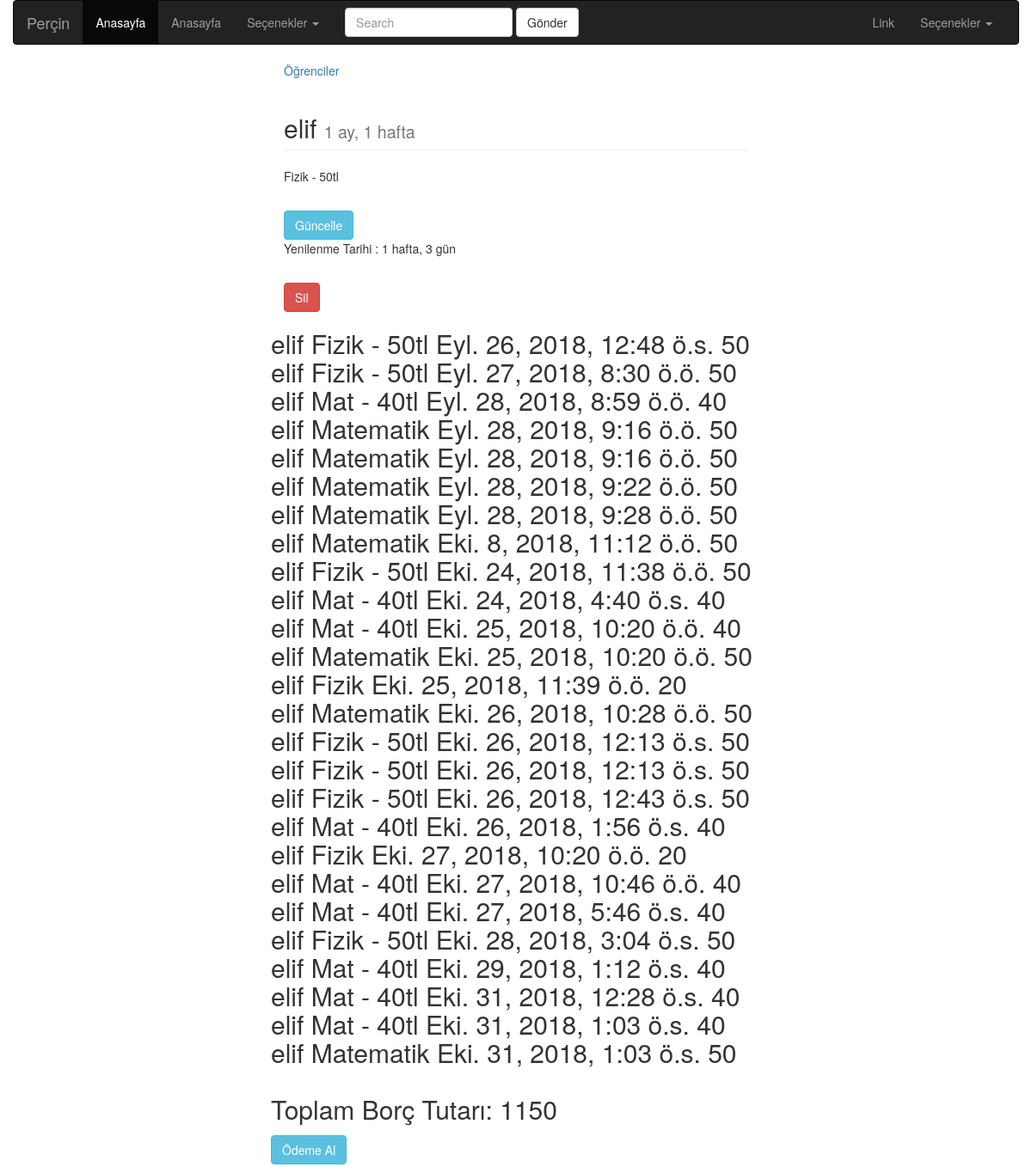
The page /hesap/detail/28/ on the database its author committed.
### hesap/models.py (models this page shows, shortened)
class Post(models.Model):
    title = models.CharField(max_length=250, blank=False, verbose_name='Ad ve Soyad Giriniz')
    ders = models.ForeignKey(to=Dersler, null=True, blank=False, verbose_name='Dersler',on_delete=models.CASCADE)
    icerik = models.ManyToManyField(Ogretmen, verbose_name='Öğretmen', help_text='Öğretmen Seçiniz')
    draft = models.BooleanField(default=False, verbose_name='Taslak olusturulsun mu?')
    img=models.ImageField(blank=True,verbose_name='Resim')
    created_date = models.DateTimeField(auto_now_add=True)  # sadece ilk oluşturulduğunda
    updated_date = models.DateTimeField(auto_now=True)  # her kayıt işleminde
    Tarih = models.DateTimeField(default=datetime.now() + timedelta(days=30))
    class Meta:
        verbose_name_plural = 'Gönderiler'
        ordering = ['created_date']  # oluşturulan zamana göre sıralama yapar

class Dersler(models.Model):
    ders_adi = models.CharField(max_length=100, default='', verbose_name='Ders Adi')
    kategori = models.ManyToManyField(Category, verbose_name='Ders', help_text='Ders seçiniz')
    class Meta:
        verbose_name_plural = 'Dersler'
    def __str__(self):
        return self.ders_adi

class Ucret(models.Model):
    ders = models.ForeignKey(Dersler,related_name='ders',on_delete=models.CASCADE,null=True, blank=False,verbose_name='Ders')
    ucret = models.IntegerField(null=False, verbose_name='Ucret', default=0)
    class Meta:
        verbose_name_plural = 'Ucret'

### hesap/views.py (the view)
# urls.py: url(r'^detail/(?P<pk>[0-9]+)/$', view=post_detail, name='post_detail'),
def post_detail(request, pk):
    instance = get_object_or_404(Post, pk=pk)
    secilen = None
    posts = Post.objects.filter(title=instance.title).exclude(pk=instance.pk)
    data = sum(posts.values_list('ders__ders__ucret', flat=True))
    ucret = 0
    return render(request, 'hesap/detail.html',
                  context={'post': instance, 'posts': posts, 'secilen': secilen, 'ucret': ucret, 'data': data})

### hesap/templatetags/hesap_tags.py (called while the page is built)
@register.filter
def get_ucret(post):
    if post is not None:
            ucret = Ucret.objects.get(ders=post.ders)
            adet_ucret = ucret.ucret
            return adet_ucret

### templates/hesap/detail.html
{% extends 'base.html' %}
{% load static %}
{% load hesap_tags %}
{% block icerik %}
    <div class="col-lg-6 col-lg-offset-3">
        <div><a href="{% url 'hesap:post_list' %}"> Öğrenciler </a></div>
        <h2 class="page-header">{{ post.title }}
            <small> {{ post.created_date | timesince }}</small>
        </h2>
        <p> {{ post.ders }}</p>
        <br>
        <a class="btn btn-info" href="{% url 'hesap:post_update' post.pk %}">Güncelle</a>
        <p> Yenilenme Tarihi : {{ post.updated_date | timesince }}</p>
        <br>
        <a class="btn btn-danger" href="{% url 'hesap:post_delete' post.pk %}">Sil</a>
       <h2>
    <div class="row">
        {% for same_post in posts %}
            {{ same_post.title }}
            {{ same_post.ders }}
            {{ same_post.Tarih }}
            {{ same_post|get_ucret}}
          <br>
        {% endfor %}
    <br>
        <p>Toplam Borç Tutarı: {{ data }}</p>
        <a class="btn btn-info" href="{% url 'hesap:odeme_al' post.pk %}">Ödeme Al</a>
    </div>
       </h2>
    </div>
{% endblock %}

### rows shown on the page
Post: title "elif", created_date "1 ay, 1 hafta", ders "Fizik - 50tl", updated_date "1 hafta, 3 gün"
Post: title "elif", ders "Fizik - 50tl", Tarih "Eyl. 26, 2018, 12:48 ö.s.", ders.ucret "50"
Post: title "elif", ders "Fizik - 50tl", Tarih "Eyl. 27, 2018, 8:30 ö.ö.", ders.ucret "50"
Post: title "elif", ders "Mat - 40tl", Tarih "Eyl. 28, 2018, 8:59 ö.ö.", ders.ucret "40"
Post: title "elif", ders "Matematik", Tarih "Eyl. 28, 2018, 9:16 ö.ö.", ders.ucret "50"
Post: title "elif", ders "Matematik", Tarih "Eyl. 28, 2018, 9:16 ö.ö.", ders.ucret "50"
Post: title "elif", ders "Matematik", Tarih "Eyl. 28, 2018, 9:22 ö.ö.", ders.ucret "50"
Post: title "elif", ders "Matematik", Tarih "Eyl. 28, 2018, 9:28 ö.ö.", ders.ucret "50"
Post: title "elif", ders "Matematik", Tarih "Eki. 8, 2018, 11:12 ö.ö.", ders.ucret "50"
Post: title "elif", ders "Fizik - 50tl", Tarih "Eki. 24, 2018, 11:38 ö.ö.", ders.ucret "50"
Post: title "elif", ders "Mat - 40tl", Tarih "Eki. 24, 2018, 4:40 ö.s.", ders.ucret "40"
Post: title "elif", ders "Mat - 40tl", Tarih "Eki. 25, 2018, 10:20 ö.ö.", ders.ucret "40"
Post: title "elif", ders "Matematik", Tarih "Eki. 25, 2018, 10:20 ö.ö.", ders.ucret "50"
Post: title "elif", ders "Fizik", Tarih "Eki. 25, 2018, 11:39 ö.ö.", ders.ucret "20"
Post: title "elif", ders "Matematik", Tarih "Eki. 26, 2018, 10:28 ö.ö.", ders.ucret "50"
Post: title "elif", ders "Fizik - 50tl", Tarih "Eki. 26, 2018, 12:13 ö.s.", ders.ucret "50"
Post: title "elif", ders "Fizik - 50tl", Tarih "Eki. 26, 2018, 12:13 ö.s.", ders.ucret "50"
Post: title "elif", ders "Fizik - 50tl", Tarih "Eki. 26, 2018, 12:43 ö.s.", ders.ucret "50"
Post: title "elif", ders "Mat - 40tl", Tarih "Eki. 26, 2018, 1:56 ö.s.", ders.ucret "40"
Post: title "elif", ders "Fizik", Tarih "Eki. 27, 2018, 10:20 ö.ö.", ders.ucret "20"
Post: title "elif", ders "Mat - 40tl", Tarih "Eki. 27, 2018, 10:46 ö.ö.", ders.ucret "40"
Post: title "elif", ders "Mat - 40tl", Tarih "Eki. 27, 2018, 5:46 ö.s.", ders.ucret "40"
Post: title "elif", ders "Fizik - 50tl", Tarih "Eki. 28, 2018, 3:04 ö.s.", ders.ucret "50"
Post: title "elif", ders "Mat - 40tl", Tarih "Eki. 29, 2018, 1:12 ö.s.", ders.ucret "40"
Post: title "elif", ders "Mat - 40tl", Tarih "Eki. 31, 2018, 12:28 ö.s.", ders.ucret "40"
Post: title "elif", ders "Mat - 40tl", Tarih "Eki. 31, 2018, 1:03 ö.s.", ders.ucret "40"
Post: title "elif", ders "Matematik", Tarih "Eki. 31, 2018, 1:03 ö.s.", ders.ucret "50"

### other values the page prints
{{ data }} "1150"
